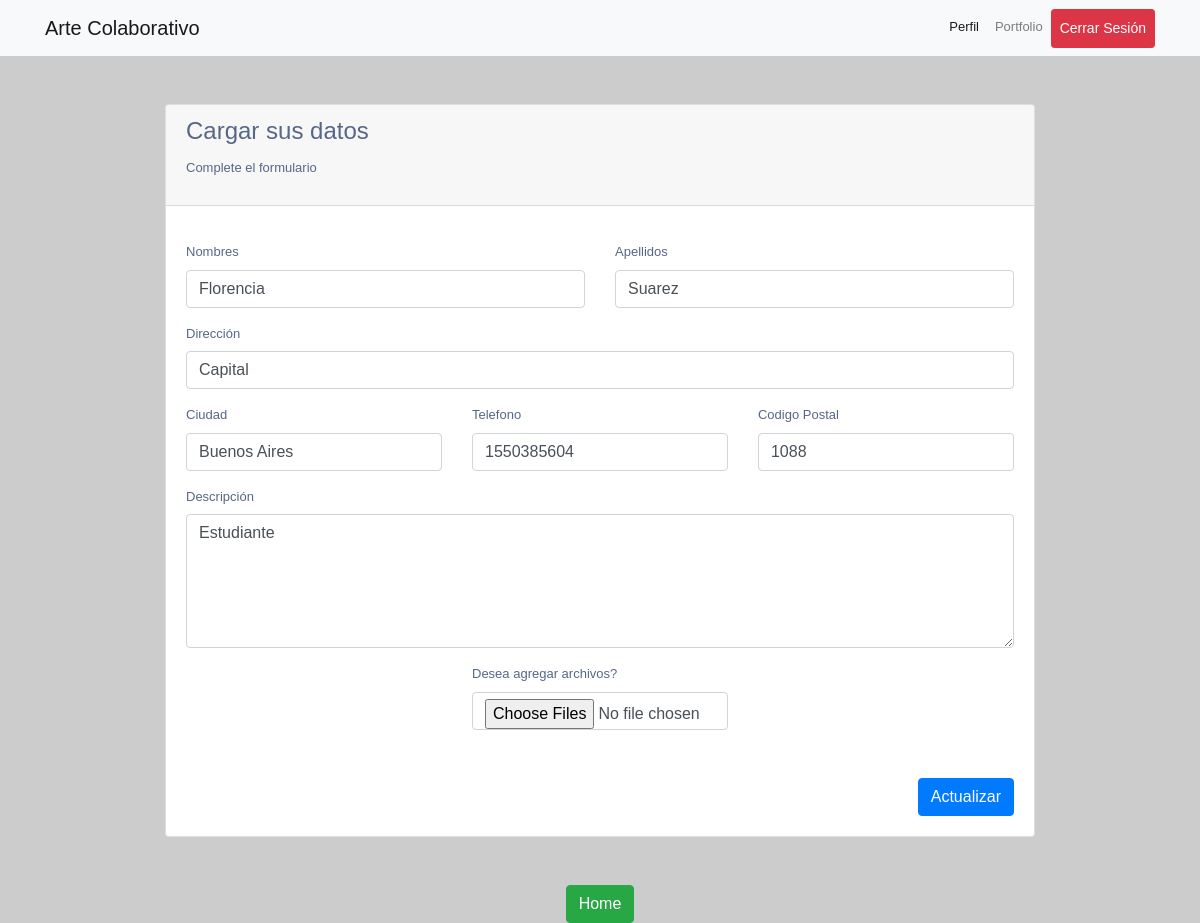
Page /vista/formulario.php (signed in) on the committed database.
### tables this page shows
CREATE TABLE `usuario` (
  `id` int(11) NOT NULL,
  `user` varchar(60) DEFAULT NULL,
  `email` varchar(70) DEFAULT NULL,
  `password` varchar(60) DEFAULT NULL,
  `tipo` enum('admin','usuario') DEFAULT NULL,
  `nombres` varchar(60) DEFAULT NULL,
  `apellidos` varchar(60) DEFAULT NULL,
  `direccion` varchar(80) DEFAULT NULL,
  `ciudad` varchar(50) DEFAULT NULL,
  `codigoPostal` varchar(20) DEFAULT NULL,
  `Telefono` varchar(20) DEFAULT NULL,
  `descripcion` text DEFAULT NULL
);

### app/datos.php (called while the page is built, shortened)
<?php
function obtenerDatos($conx, $id)
{
	$sql = "SELECT * FROM usuario WHERE id =" . $id;
	$consulta = mysqli_query($conx, $sql);
	$datos = mysqli_fetch_assoc($consulta);
	return $datos;
}

### vista/formulario.php (the view, shortened to what this page needs)
<?php
include_once "../section/header.php";
include_once "../app/datos.php";
$query=obtenerDatos($conect,$_SESSION['id']);
?>
 <div class="col-md-12 w-75 mx-auto my-5">
              <div class="card">
                <div class="card-header card-header-primary">
                  <h4 class="card-title">Cargar sus datos</h4>
                  <p class="card-category">Complete el formulario</p>
                </div>
                <div class="card-body">
                  <form action="" method="POST" enctype="multipart/form-data">
                  <div class="row">
                    <div class="col-md-12">
                    </div>
                  </div>
                    <div class="row">
                      <div class="col-md-6">
                        <div class="form-group">
                          <label class="bmd-label-floating">Nombres</label>
                          <input type="text" class="form-control" name="nombres" value="<?php echo $query['nombres'] ?>">
                        </div>
                      </div>
                      <div class="col-md-6">
                        <div class="form-group">
                          <label class="bmd-label-floating">Apellidos</label>
                          <input type="text" class="form-control" name="apellidos" value="<?php echo $query['apellidos'] ?>" >
                        </div>
                      </div>
                    </div>
                    <div class="row">
                      <div class="col-md-12">
                        <div class="form-group">
                          <label class="bmd-label-floating">Dirección</label>
                          <input type="text" class="form-control" name="dir" value="<?php echo $query['direccion'] ?>">
                        </div>
                      </div>
                    </div>
                    <div class="row">
                      <div class="col-md-4">
                        <div class="form-group">
                          <label class="bmd-label-floating">Ciudad</label>
                          <input type="text" class="form-control" name="ciudad" value="<?php echo $query['ciudad'] ?>">
                        </div>
                      </div>
                      <div class="col-md-4">
                        <div class="form-group">
                          <label class="bmd-label-floating">Telefono</label>
                          <input type="text" class="form-control" name="phone" value="<?php echo $query['Telefono'] ?>">
                        </div>
                      </div>
                      <div class="col-md-4">
                        <div class="form-group">
                          <label class="bmd-label-floating">Codigo Postal</label>
                          <input type="text" class="form-control" name="cp" value="<?php echo $query['codigoPostal'] ?>">
                        </div>
                      </div>
                    </div>
                    <div class="row">
                      <div class="col-md-12">
                        <div class="form-group">
                          <label>Descripción</label>
                          <div class="form-group">
                            <textarea class="form-control" rows="5" name="descripcion"><?php echo $query['descripcion'] ?></textarea>
                          </div>
                        </div>
                      </div>
                    </div>
                    <div class="row">
                      <div class="col-sm-4 mx-auto">
                        <label for="" class="negrita">Desea agregar archivos?</label>
                        <br>
                        <input type="file" multiple="" class="form-control" name="images[]">
                      </div>
                    </div>
                    <div class="text-right mt-5">
                      <button type="submit" class="btn btn-primary pull-right" name="update">Actualizar</button>
                    </div>
                    <div class="clearfix"></div>
                  </form>
                </div>
              </div>
            </div>
<?php
include_once "../section/footer.php";

### section/header.php (style rules this page uses)
body { background-color: #ccc !important; }

### rows in the picture
usuario: nombres "Florencia", apellidos "Suarez", dir "Capital", ciudad "Buenos Aires", phone "1550385604", cp "1088", descripcion "Estudiante"
